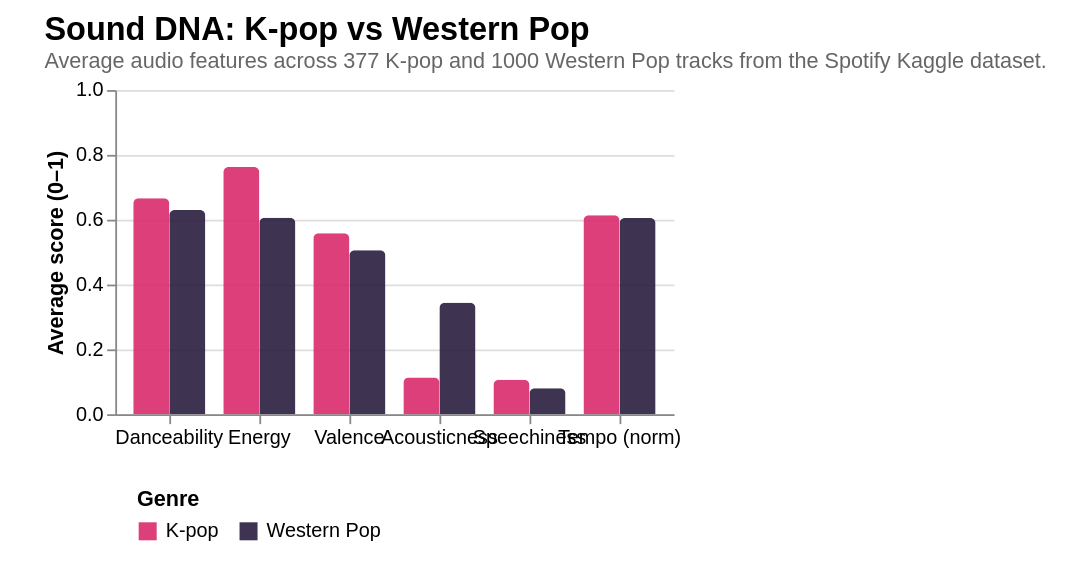

This figure's Vega-Lite source:
### Vega-Lite specification from a JSON file in a GitHub repository (floating-point values rounded to 4 significant figures)
{"title": {"text": "Sound DNA: K-pop vs Western Pop", "subtitle": "Average audio features across 377 K-pop and 1000 Western Pop tracks from the Spotify Kaggle dataset.", "anchor": "start", "fontSize": 18, "subtitleFontSize": 12, "subtitleColor": "#666"}, "width": "container", "height": 320, "autosize": {"type": "fit-x", "contains": "padding"}, "config": {"view": {"stroke": null}, "axis": {"labelFontSize": 11, "titleFontSize": 12}, "legend": {"orient": "bottom", "titleFontSize": 12, "labelFontSize": 11, "padding": 12, "offset": 12, "columns": 0}}, "data": {"values": [{"feature": "Danceability", "genre": "K-pop", "value": 0.666}, {"feature": "Energy", "genre": "K-pop", "value": 0.763}, {"feature": "Valence", "genre": "K-pop", "value": 0.558}, {"feature": "Acousticness", "genre": "K-pop", "value": 0.113}, {"feature": "Speechiness", "genre": "K-pop", "value": 0.106}, {"feature": "Danceability", "genre": "Western Pop", "value": 0.63}, {"feature": "Energy", "genre": "Western Pop", "value": 0.606}, {"feature": "Valence", "genre": "Western Pop", "value": 0.506}, {"feature": "Acousticness", "genre": "Western Pop", "value": 0.344}, {"feature": "Speechiness", "genre": "Western Pop", "value": 0.08}, {"feature": "Tempo (norm)", "genre": "K-pop", "value": 0.614}, {"feature": "Tempo (norm)", "genre": "Western Pop", "value": 0.605}]}, "mark": {"type": "bar", "cornerRadiusEnd": 3, "opacity": 0.9}, "encoding": {"x": {"field": "feature", "type": "nominal", "title": null, "axis": {"labelAngle": 0}, "sort": ["Danceability", "Energy", "Valence", "Acousticness", "Speechiness", "Tempo (norm)"]}, "xOffset": {"field": "genre", "type": "nominal"}, "y": {"field": "value", "type": "quantitative", "title": "Average score (0–1)", "scale": {"domain": [0, 1]}}, "color": {"field": "genre", "type": "nominal", "title": "Genre", "scale": {"domain": ["K-pop", "Western Pop"], "range": ["#d92b6c", "#2a1d3f"]}, "legend": {"orient": "bottom"}}, "tooltip": [{"field": "feature", "title": "Feature"}, {"field": "genre", "title": "Genre"}, {"field": "value", "title": "Score", "format": ".3f"}]}, "$schema": "https://vega.github.io/schema/vega-lite/v5.json", "padding": {"left": 24, "right": 24, "top": 8, "bottom": 8}}
